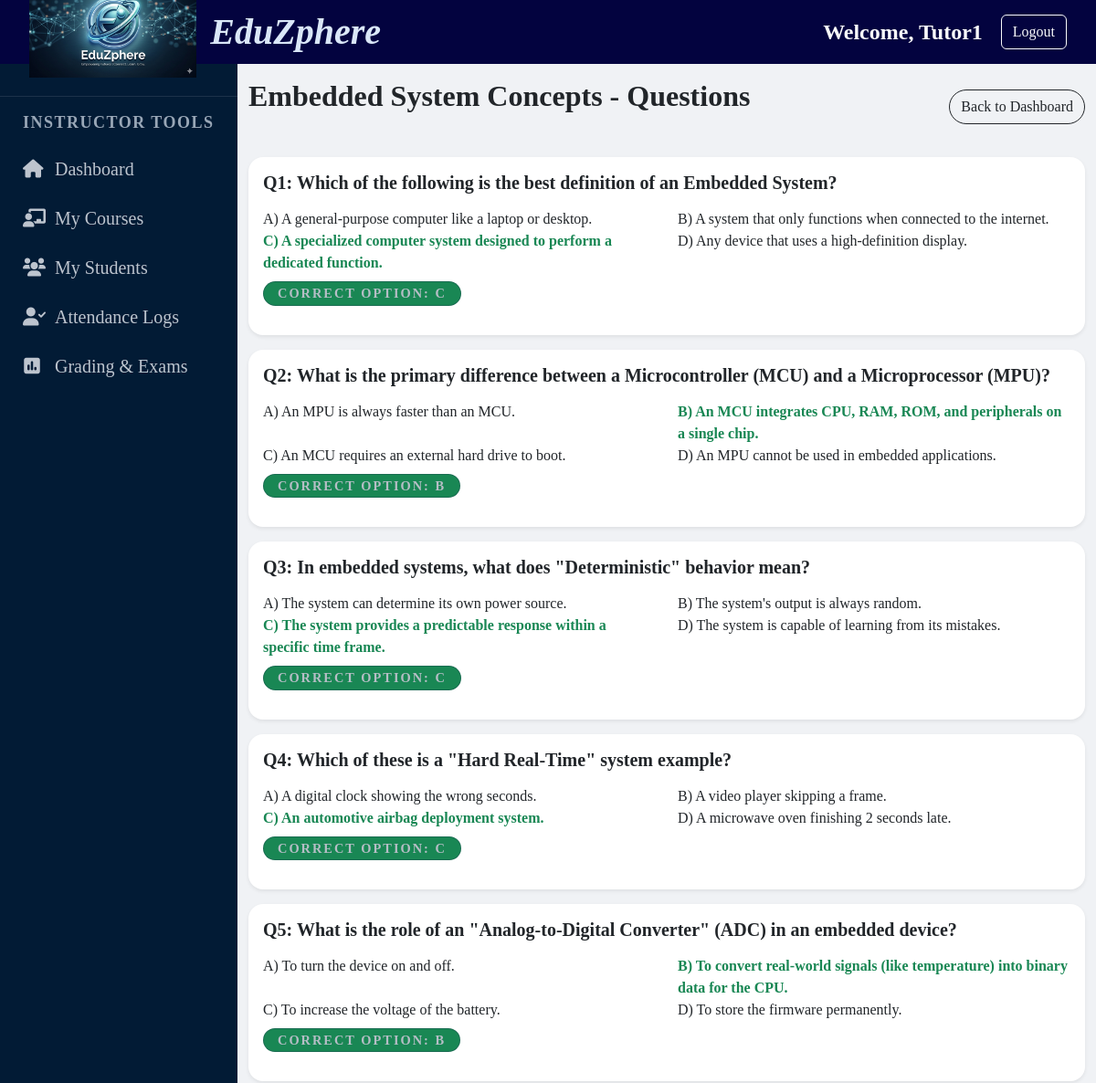
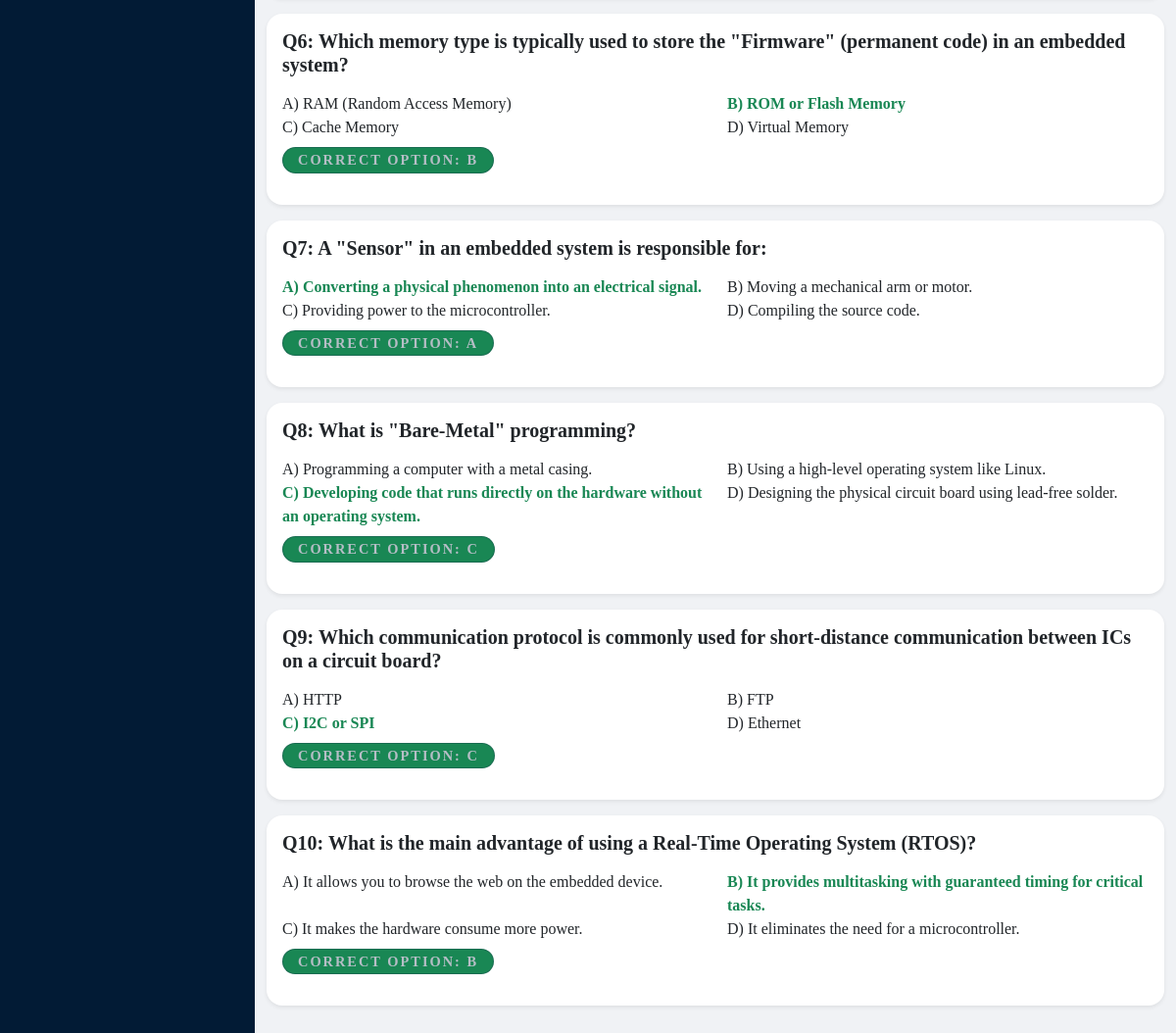
The page /records/view_exam_details/6/ (signed in) on the database its author committed (2 pictures, top to bottom).
### records/models.py (models this page shows, shortened)
class Exam(models.Model):
    course = models.ForeignKey(Course, on_delete=models.CASCADE)
    title = models.CharField(max_length=200)
    total_marks = models.IntegerField()
    exam_date = models.DateField()

class MCQQuestion(models.Model):
    exam = models.ForeignKey(Exam, on_delete=models.CASCADE, related_name='questions')
    question_text = models.TextField()
    option_a = models.CharField(max_length=255)
    option_b = models.CharField(max_length=255)
    option_c = models.CharField(max_length=255)
    option_d = models.CharField(max_length=255)
    correct_option = models.CharField(
        max_length=1, choices=[('A', 'Option A'), ('B', 'Option B'), ('C', 'Option C'), ('D', 'Option D')])

### records/views.py (the view)
# urls.py: path('view_exam_details/<int:exam_id>/', view_exam_details, name='view_exam_details'),
@login_required
def view_exam_details(request, exam_id):
    exam = get_object_or_404(Exam, id=exam_id)
    questions = exam.questions.all()
    return render(request, 'view_exam.html', {'exam': exam, 'questions': questions})

### templates/view_exam.html
{% extends 'base.html' %}
{% block content %}
<div class="container py-5">
    <div class="d-flex justify-content-between align-items-center mb-4">
        <h2 class="fw-bold">{{ exam.title }} - Questions</h2>
        <a href="{% url 'exam_list' %}" class="btn btn-outline-dark rounded-pill">Back to Dashboard</a>
    </div>
    {% for question in questions %}
    <div class="card border-0 shadow-sm rounded-4 mb-3">
        <div class="card-body">
            <h5 class="fw-bold">Q{{ forloop.counter }}: {{ question.question_text }}</h5>
            <div class="row mt-3">
                <div class="col-md-6 {% if question.correct_option == 'A' %}text-success fw-bold{% endif %}">A) {{ question.option_a }}</div>
                <div class="col-md-6 {% if question.correct_option == 'B' %}text-success fw-bold{% endif %}">B) {{ question.option_b }}</div>
                <div class="col-md-6 {% if question.correct_option == 'C' %}text-success fw-bold{% endif %}">C) {{ question.option_c }}</div>
                <div class="col-md-6 {% if question.correct_option == 'D' %}text-success fw-bold{% endif %}">D) {{ question.option_d }}</div>
            </div>
            <div class="mt-2">
                <span class="badge bg-success">Correct Option: {{ question.correct_option }}</span>
            </div>
        </div>
    </div>
    {% empty %}
    <div class="alert alert-info text-center">No questions added yet.</div>
    {% endfor %}
</div>
{% endblock %}

### templates/base.html (shortened to what this page needs)
{% load static %}
<!DOCTYPE html>
<html lang="en">
<head>
    <link href="https://cdn.jsdelivr.net/npm/bootstrap@5.3.0/dist/css/bootstrap.min.css" rel="stylesheet">
    <link rel="stylesheet" href="{% static 'css/style.css' %}">
    <link rel="stylesheet" href="https://cdnjs.cloudflare.com/ajax/libs/font-awesome/6.0.0/css/all.min.css">
</head>
<body>
    <div class="dashboard-wrapper">
        <header class="main-header">
            <div class="logo-container">
                <img src="{% static 'images/logo.png' %}" alt="EduZphere Logo" class="logo-image">
                <span class="logo-text">EduZphere</span>
            </div>
            <div class="header-auth-bar">
            {% if user.is_authenticated %}
                <span class="text-light fs-4">Welcome, {{ user.username }}</span>
                <a href="{% url 'logout' %}" class="btn btn-outline-light btn-md">Logout</a>
            {% else %}
                <a href="{% url 'login' %}" class="text-white me-3 text-decoration-none">Login</a>
                <a href="{% url 'register' %}" class="btn btn-light btn-sm">Join Now</a>
            {% endif %}
            </div>
        </header>
        <div class="main-body-container">
            <nav class="sidebar">
           <ul>
            {% if not user.is_authenticated %}
            <li class="sidebar-divider">Discovery</li>
            <li><a href="{% url 'home' %}" class="{% if request.resolver_match.url_name == 'home' %}active{% endif %}"><i class="fa-solid fa-house"></i> Home</a></li>
            <li><a href="{% url 'about' %}" class="{% if request.resolver_match.url_name == 'about' %}active{% endif %}"><i class="fa-solid fa-circle-info"></i> About EduZphere</a></li>
            <li><a href="{% url 'workshops' %}" class="{% if request.resolver_match.url_name == 'workshops' %}active{% endif %}"><i class="fa-solid fa-bolt"></i> Free Workshops</a></li>
            <li><a href="{% url 'contact' %}" class="{% if request.resolver_match.url_name == 'contact' %}active{% endif %}"><i class="fa-solid fa-envelope"></i> Contact Support</a></li>
            <li class="sidebar-divider">Getting Started</li>
            {% if user.is_authenticated and user.is_staff or user.profile.role == 'admin' %}
                <li class="sidebar-divider">Administration</li>
                <li>
                    <a href="{% url 'dashboard' %}" class="{% if request.resolver_match.url_name == 'dashboard' %}active{% endif %}">
                        <i class="fa-solid fa-gauge-high"></i> Admin Dashboard
                    </a>
                </li>
                <li><a href="/admin/"><i class="fa-solid fa-database"></i>Administration</a></li>
            {% endif %}
            <li><a href="{% url 'register' %}"><i class="fa-solid fa-user-plus"></i> Become a Member</a></li>
            {% elif user.profile.role == 'instructor' %}
            <li class="sidebar-divider">Instructor Tools</li>
            <li><a href="{% url 'home' %}" class="{% if request.resolver_match.url_name == 'dashboard' %}active{% endif %}"><i class="fa-solid fa-house"></i> Dashboard</a></li>
            <li><a href="{% url 'course_list' %}" class="{% if request.resolver_match.url_name == 'course_list' %}active{% endif %}"><i class="fa-solid fa-chalkboard-user"></i> My Courses</a></li>
            <li><a href="{% url 'student_list' %}" class="{% if request.resolver_match.url_name == 'student_list' %}active{% endif %}""><i class="fa-solid fa-users"></i> My Students</a></li>
            <li><a href="{% url 'attendance' %}" class="{% if request.resolver_match.url_name == 'attendance' %}active{% endif %}"><i class="fa-solid fa-user-check"></i> Attendance Logs</a></li>
            <li><a href="{% url 'exam_list' %}" class="{% if request.resolver_match.url_name == 'exam_list' %}active{% endif %}"><i class="fa-solid fa-square-poll-vertical"></i> Grading & Exams</a></li>
            {% endif %}
            </ul>
            </nav>
            <div class="main-content">
            {% block content %}
            {% endblock %}
            </div>
        </div>
    </div>
</body>
</html>

### static/css/style.css (style rules this page uses)
:root { --main-bg:var(--text-light); --glass-bg: rgba(255, 255, 255, 0.9); --sidebar-bg: #011627; --accent-blue: #0066ff; --text-dark: #1a202c; --text-muted: #718096; }
html,body { background-size: cover; background-attachment: fixed; font-family:'Times New Roman', Times, serif; height: 100%; margin: 0; overflow: hidden; }
:root { --main-bg-color: #f0f2f5; --sidebar-bg-color: #021b35; --sidebar-hover: rgba(255, 255, 255, 0.1); --accent-blue: #0066ff; --text-light: #bdc4ce; --white: #ffffff; }
* { box-sizing: border-box; margin: 0; padding: 0; }
.main-header { height: 100px; grid-area: header; background-color: rgb(3, 3, 63); display: flex; justify-content: space-between; align-items: center; padding: 0 2rem; border-bottom: none; height: 70px; flex-shrink: 0; z-index: 1000; }
.header-auth-bar { display: flex; align-items: center; gap: 20px; font-size: 1.3rem; font-weight: bold; }
.logo-container { display: flex; align-items: center; }
.logo-image { height: 100px; object-fit: contain; margin-right: 15px; }
.logo-text { font-size: 2.5rem; font-family:'Times New Roman', Times, serif; font-style: italic; font-weight: 800; color: #dae7f8; font-weight: bold; }
.dashboard-wrapper { display: flex; flex-direction: column; height: 100vh; overflow: hidden; }
.main-body-container { grid-area: main-body; display: flex; flex: 1; overflow: hidden; min-height: calc(100vh - 70px); }
.sidebar { width: 260px; background-color: #021b35;; min-height: 100vh; overflow-y: auto; padding: 20px 0; transition: all 0.3s; }
.sidebar ul { list-style: none; padding: 0; }
.sidebar ul li a { display: flex; align-items: center; padding: 12px 25px; color: #bdc4ce; text-decoration: none; font-size: 20px; transition: 0.3s; }
.sidebar ul li a i { margin-right: 15px; width: 20px; text-align: center; }
.sidebar-divider { padding: 20px 25px 10px; font-size: 18px; text-transform: uppercase; letter-spacing: 1.5px; color: #99a7b7; font-weight: bold; border-top: 1px solid rgba(255,255,255,0.1); margin-top: 15px; padding-top: 15px; }
.main-content { flex: 1; padding: 0; background-color: var(--main-bg-color); overflow-y: auto; display: block; }
.main-content h1, .main-content h2, .main-content h4 { margin-top: 0; margin-bottom: 1.5rem; }
.badge { display: inline-block; background: rgb(29, 29, 120); color: #b6bec6; padding: 5px 15px; border-radius: 50px; font-size: 0.9rem; text-transform: uppercase; letter-spacing: 2px; margin-bottom: 1rem; border: 1px solid rgba(28, 47, 74, 0.3); }
.container.py-5 { padding-top: 1rem !important; }

### rows shown on the page
Exam: title "Embedded System Concepts"
MCQQuestion: question_text "Which of the following is the best definition of an Embedded System?", option_a "A general-purpose computer like a laptop or desktop.", option_b "A system that only functions when connected to the internet.", option_c "A specialized computer system designed to perform a dedicated function.", option_d "Any device that uses a high-definition display.", correct_option "C"
MCQQuestion: question_text "What is the primary difference between a Microcontroller (MCU) and a Microprocessor (MPU)?", option_a "An MPU is always faster than an MCU.", option_b "An MCU integrates CPU, RAM, ROM, and peripherals on a single chip.", option_c "An MCU requires an external hard drive to boot.", option_d "An MPU cannot be used in embedded applications.", correct_option "B"
MCQQuestion: question_text "In embedded systems, what does \"Deterministic\" behavior mean?", option_a "The system can determine its own power source.", option_b "The system's output is always random.", option_c "The system provides a predictable response within a specific time frame.", option_d "The system is capable of learning from its mistakes.", correct_option "C"
MCQQuestion: question_text "Which of these is a \"Hard Real-Time\" system example?", option_a "A digital clock showing the wrong seconds.", option_b "A video player skipping a frame.", option_c "An automotive airbag deployment system.", option_d "A microwave oven finishing 2 seconds late.", correct_option "C"
MCQQuestion: question_text "What is the role of an \"Analog-to-Digital Converter\" (ADC) in an embedded device?", option_a "To turn the device on and off.", option_b "To convert real-world signals (like temperature) into binary data for the CPU.", option_c "To increase the voltage of the battery.", option_d "To store the firmware permanently.", correct_option "B"
MCQQuestion: question_text "Which memory type is typically used to store the \"Firmware\" (permanent code) in an embedded system?", option_a "RAM (Random Access Memory)", option_b "ROM or Flash Memory", option_c "Cache Memory", option_d "Virtual Memory", correct_option "B"
MCQQuestion: question_text "A \"Sensor\" in an embedded system is responsible for:", option_a "Converting a physical phenomenon into an electrical signal.", option_b "Moving a mechanical arm or motor.", option_c "Providing power to the microcontroller.", option_d "Compiling the source code.", correct_option "A"
MCQQuestion: question_text "What is \"Bare-Metal\" programming?", option_a "Programming a computer with a metal casing.", option_b "Using a high-level operating system like Linux.", option_c "Developing code that runs directly on the hardware without an operating system.", option_d "Designing the physical circuit board using lead-free solder.", correct_option "C"
MCQQuestion: question_text "Which communication protocol is commonly used for short-distance communication between ICs on a circuit board?", option_a "HTTP", option_b "FTP", option_c "I2C or SPI", option_d "Ethernet", correct_option "C"
MCQQuestion: question_text "What is the main advantage of using a Real-Time Operating System (RTOS)?", option_a "It allows you to browse the web on the embedded device.", option_b "It provides multitasking with guaranteed timing for critical tasks.", option_c "It makes the hardware consume more power.", option_d "It eliminates the need for a microcontroller.", correct_option "B"

### other values the page prints
{{ user.username }} "Tutor1"
